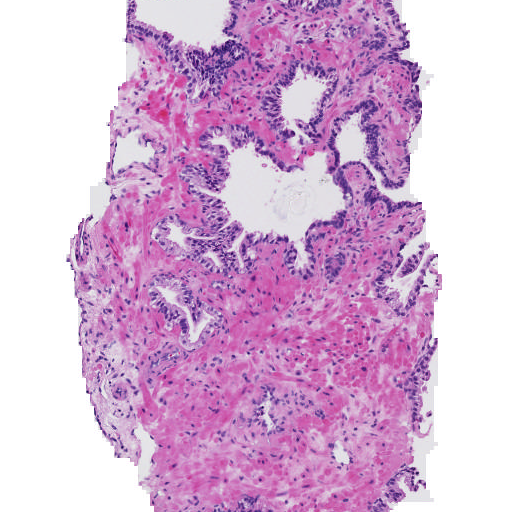
#> input picture images/0+0/03cbe5d39233a65cd7f64a81094ccc54_p_0.tiff, 512 x 512 px
$ jupyter execute segment_ycc_jupyter.ipynb   (shell and % lines are left out)
#> lines starting #> are read from the running program, lines starting #| are printed output that depends on the picture; after the words box and inside, x2 and y2 are one past the last pixel; in counts of white or black regions, pixels touching at a corner belong together
#> further down, image is the input picture: shape (512, 512, 3); mean B, G, R 214.4, 180.1, 215.7
[cell 1]
# Import statements

import cv2 as cv
import numpy as np
from matplotlib import pyplot as plt

[cell 2]
# Inline matplotlib to show

[cell 3]
# Define ranges

RANGE = 25
CYTOPLASM_RANGE = 10

LUMEN_RED = 210 #105
LUMEN_GREEN = 110 #105
LUMEN_BLUE = 110 #205

CYTOPLASM_RED = 150 # 195.180.210
CYTOPLASM_GREEN = 150  #  (108, 140, 173);
CYTOPLASM_BLUE = 150 # (144, 147, 163);

NUCLEUS_RED = 100
NUCLEUS_GREEN = 100
NUCLEUS_BLUE = 130

LUMEN_LOW_RANGE = np.array([LUMEN_RED - RANGE, LUMEN_GREEN - RANGE, LUMEN_BLUE - RANGE], np.uint8)
LUMEN_HIGH_RANGE = np.array([LUMEN_RED + RANGE, LUMEN_GREEN + RANGE, LUMEN_BLUE + RANGE], np.uint8)

CYTOPLASM_LOW_RANGE = np.array([CYTOPLASM_RED - 25, CYTOPLASM_GREEN - 50, CYTOPLASM_BLUE - CYTOPLASM_RANGE])
CYTOPLASM_HIGH_RANGE = np.array([CYTOPLASM_RED + 25, CYTOPLASM_GREEN + 50, CYTOPLASM_BLUE + CYTOPLASM_RANGE])

NUCLEUS_LOW_RANGE = np.array([NUCLEUS_RED - 70, NUCLEUS_GREEN - 80, NUCLEUS_BLUE - 70])
NUCLEUS_HIGH_RANGE = np.array([NUCLEUS_RED + 70, NUCLEUS_GREEN + 80, NUCLEUS_BLUE + 60])

[cell 4]
# Apply the masks

def apply_mask(imageYCC, image):
    cv.imshow("image1", imageYCC)
    imageYCC = cv.dilate(imageYCC, kernel = (5,5), iterations = 1)
    imageYCC = cv.dilate(imageYCC, kernel = (5,5), iterations = 1)
    cv.imshow("image", imageYCC)
    LUMEN_MASK = cv.inRange(imageYCC, LUMEN_LOW_RANGE, LUMEN_HIGH_RANGE)
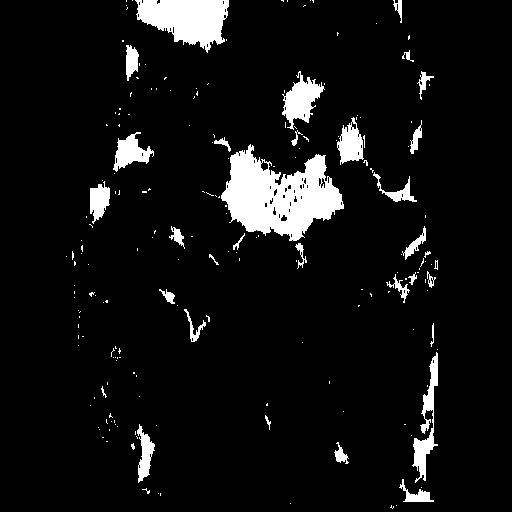
#> LUMEN_MASK: shape (512, 512); 7% white; 196 white regions (163 under 20 px), largest, box (x1, y1, x2, y2) and area: (221, 144, 344, 241) 6740, (135, 0, 229, 53) 3184, (282, 71, 325, 130) 1179
    CYTOPLASM_MASK = cv.inRange(imageYCC, CYTOPLASM_LOW_RANGE, CYTOPLASM_HIGH_RANGE)
#> CYTOPLASM_MASK: shape (512, 512); 30.2% white; 784 white regions (701 under 20 px), largest, box (x1, y1, x2, y2) and area: (75, 0, 438, 512) 71287, (271, 0, 336, 38) 827, (91, 314, 116, 349) 302
    NUCLEUS_MASK = cv.inRange(imageYCC, NUCLEUS_LOW_RANGE, NUCLEUS_HIGH_RANGE)
#> NUCLEUS_MASK: shape (512, 512); 32.2% white; 316 white regions (265 under 20 px), largest, box (x1, y1, x2, y2) and area: (75, 0, 438, 512) 79774, (75, 217, 93, 266) 396, (398, 256, 420, 278) 216

    LUMEN_MASK = LUMEN_MASK + NUCLEUS_MASK + CYTOPLASM_MASK

    result = cv.bitwise_and(imageYCC, imageYCC, mask=LUMEN_MASK)

    result = image.copy()
    result[LUMEN_MASK == 255] = [255,255,255]
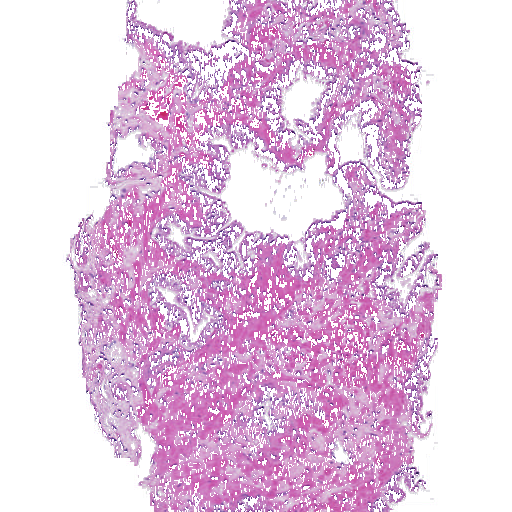
#> result: shape (512, 512, 3); 19.29% of pixels changed, all inside (x1, y1, x2, y2) = (66, 0, 442, 512)
    result[NUCLEUS_MASK == 255] = [255,255,255]
    result[CYTOPLASM_MASK == 255] = [255,105,180]

    result = cv.cvtColor(result, cv.COLOR_YCR_CB2BGR)
    return result

[cell 5]
# driver code

image = cv.imread("images/0+0/03cbe5d39233a65cd7f64a81094ccc54_p_0.tiff")

imageYCC = cv.cvtColor(image, cv.COLOR_BGR2YCR_CB)
hsv = cv.cvtColor(image, cv.COLOR_BGR2HSV)
result = apply_mask(imageYCC, image)
img = result.copy()
plt.imshow(np.hstack([imageYCC,image, result]))
plt.show()

[cell 6]
# Define ranges and thresholds

NUCLEUS_RED = 100
NUCLEUS_GREEN = 100
NUCLEUS_BLUE = 130

NUCLEUS_THRESHOLD = [90,255,cv.THRESH_BINARY]

NUCLEUS_LOW_RANGE = np.array([NUCLEUS_RED - 70, NUCLEUS_GREEN - 80, NUCLEUS_BLUE - 70])
NUCLEUS_HIGH_RANGE = np.array([NUCLEUS_RED + 70, NUCLEUS_GREEN + 80, NUCLEUS_BLUE + 60])

[cell 7]
# Conversion

img_gray = cv.cvtColor(img, cv.COLOR_BGR2GRAY)
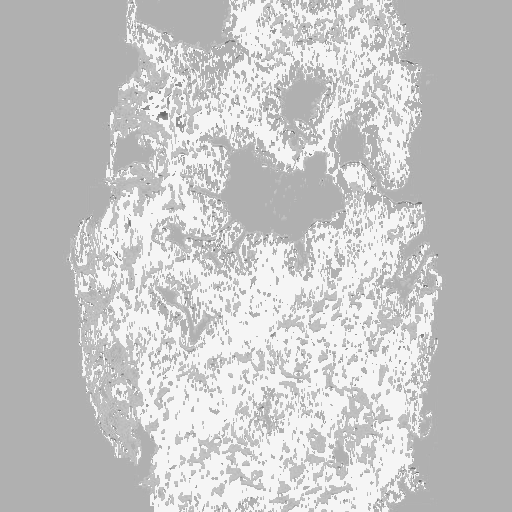
#> img_gray: shape (512, 512); min 102, max 245, mean 198.9
ret, th = cv.threshold(img_gray, 0, 255, cv.THRESH_BINARY + cv.THRESH_OTSU)
#> ret = 211
new_th = th.copy()
plt.imshow(th)
plt.show()

[cell 8]
# Apply dilations and erosions

kernel = np.ones((3,3), dtype = np.uint8)
dilated_th1 = cv.dilate(th, kernel, iterations = 4)
#> dilated_th1: shape (512, 512); 58.7% white; 59 black regions (42 under 20 px), largest, box (x1, y1, x2, y2) and area: (0, 0, 153, 512) 51822, (390, 0, 512, 512) 44687, (223, 149, 341, 239) 6096
eroded_th = cv.erode(dilated_th1, kernel, iterations=5)
#> eroded_th: shape (512, 512); 49.6% white; 7 white regions (2 under 20 px)
plt.imshow(eroded_th)
plt.imsave("generated/threshold.png", th)
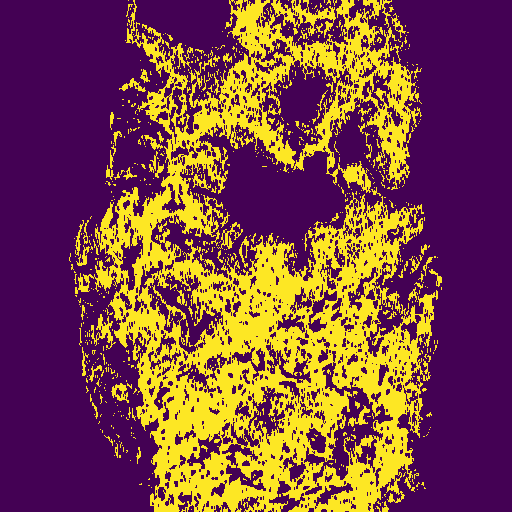
#> saved as threshold.png: shape (512, 512, 3); mean R, G, B 123.9, 70.5, 69.5
plt.show()

[cell 9]
# Further processing
# Sorting contours according to the contour size, and applying masks

contours, _ = cv.findContours(eroded_th, cv.RETR_EXTERNAL, cv.CHAIN_APPROX_NONE)[-2:]
#> contours = 7 contours, 3 with area under 20; largest, box (x1, y1, x2, y2) and area: (70, 0, 441, 512) 145552, (107, 132, 136, 185) 274, (103, 428, 127, 457) 146, (141, 179, 150, 184) 32
contours = sorted(contours, key=cv.contourArea, reverse=True)
contour = contours[0]
#> contour = contour of 2412 points, box (x1, y1, x2, y2) (70, 0, 441, 512), area 145552

mask_img = np.zeros(eroded_th.shape, dtype = np.uint8)
cv.drawContours(mask_img, contours, 0, 255, -1)
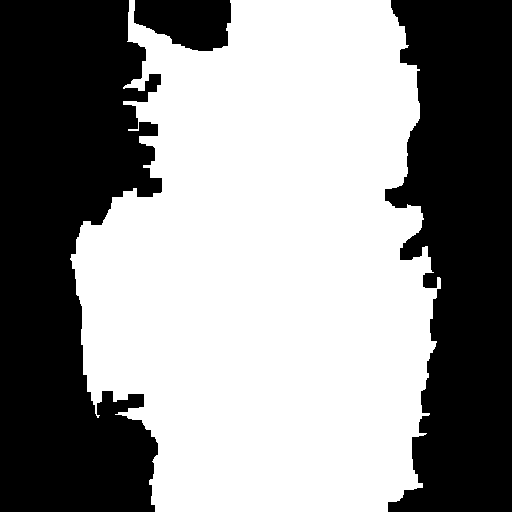
#> mask_img: shape (512, 512); 56% white; 3 black regions, box (x1, y1, x2, y2) and area: (0, 0, 162, 512) 61975, (385, 0, 512, 512) 49524, (134, 0, 231, 51) 3886

plt.imshow(mask_img)
plt.show()

[cell 10]
# Bitwise operations to separate all contours from the image

new_eroded = cv.bitwise_not(eroded_th)
#> new_eroded: shape (512, 512); 50.4% white; 7 black regions (2 under 20 px), largest, box (x1, y1, x2, y2) and area: (70, 0, 441, 512) 129313, (107, 132, 136, 185) 365, (103, 428, 127, 457) 188, (141, 179, 150, 184) 45, (131, 452, 140, 460) 26
cnts = cv.bitwise_and(new_eroded, mask_img)
#> cnts: shape (512, 512); 6.7% white; 20 white regions
plt.imshow(cnts)
plt.imsave("generated/all_contours.png", cnts)
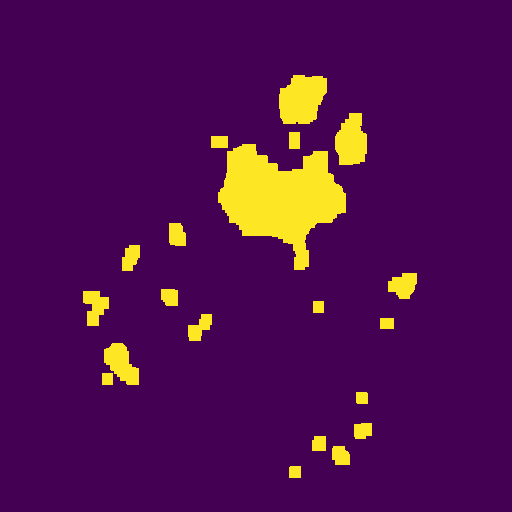
#> saved as all_contours.png: shape (512, 512, 3); mean R, G, B 80.3, 16.3, 80.8
plt.show()

[cell 11]
# Finding contours and generating bounding boxes

contours, _ = cv.findContours(cnts, cv.RETR_EXTERNAL, cv.CHAIN_APPROX_NONE)[-2:]
#> contours = 20 contours; largest, box (x1, y1, x2, y2) and area: (218, 144, 346, 270) 8770, (279, 75, 327, 124) 1785, (335, 113, 367, 165) 1209, (104, 343, 139, 385) 846, (83, 291, 109, 326) 529
contours = sorted(contours, key=cv.contourArea, reverse=True)

bbs = [cv.boundingRect(c) for c in contours]
#> bbs = 20 items, first 6: (218, 144, 128, 126), (279, 75, 48, 49), (335, 113, 32, 52), (104, 343, 35, 42), (83, 291, 26, 35), (388, 273, 29, 26)
bbs_new = np.asarray([[bb[0], bb[1], bb[2] + bb[0] - 1, bb[3] + bb[1] - 1] for bb in bbs])
#> bbs_new = 20 rows, first 6: [218, 144, 345, 269], [279, 75, 326, 123], [335, 113, 366, 164], [104, 343, 138, 384], [83, 291, 108, 325], [388, 273, 416, 298]
x1 = min(bbs_new[:, [0]].flatten())
#> x1 = 83
y1 = min(bbs_new[:, [1]].flatten())
#> y1 = 75
x2 = max(bbs_new[:, [2]].flatten())
#> x2 = 416
y2 = max(bbs_new[:, [3]].flatten())
#> y2 = 477

[cell 12]
# Adding a new image to draw contours

new_img = np.ones((cnts.shape[0], cnts.shape[1], 3), dtype=np.uint8) * 255
cv.drawContours(new_img, contours, -1, (0, 255, 0), -1)
plt.imshow(np.hstack([img, new_img]))
plt.show()
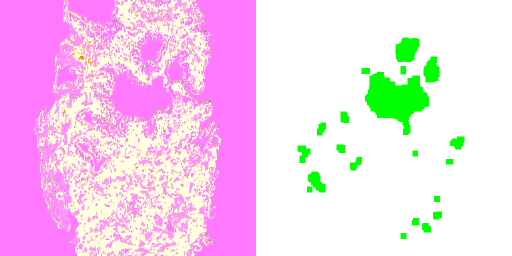
#> shown: shape (512, 1024, 3) (shown at 1/2 size); mean R, G, B 246, 211.1, 239.2

[cell 13]
# Generating individual masks for the contours

masks = []

for c in contours:
    M = cv.moments(c)
    cX = int(M["m10"] / M["m00"])
    cY = int(M["m01"] / M["m00"])
    h,w = th.shape[:2]
    mask1 = np.zeros((h + 2, w + 2), dtype = np.uint8)
    cv.floodFill(th, mask1, (cX,cY), 255)

    cmask = np.zeros((h, w), dtype = np.uint8)
    cv.drawContours(cmask, [c], -1, 255, -1)
    cmask = cv.dilate(cmask, kernel, iterations = 3)
    cmask2 = cv.copyMakeBorder(cmask, 1, 1, 1, 1, cv.BORDER_CONSTANT, value = 0)
    cmask3 = cv.bitwise_and(cmask2, mask1)
    masks.append(cmask3.copy())
    plt.imshow(cmask3)
    plt.show()
#> this loop made 20 passes
#> (cX, cY) on passes 1 to 8: (279, 197), (301, 98), (351, 140), (120, 363), (94, 305), (403, 284), (199, 327), (130, 257)
#> cmask: shape (512, 512); 0.12% white; 1 white region, box (x1, y1, x2, y2) and area: (310, 298, 327, 316) 306
#> cmask2: shape (514, 514); 0.12% white; 1 white region, box (x1, y1, x2, y2) and area: (311, 299, 328, 317) 306
#> cmask3: shape (514, 514); values 0 (black) and 1 (white), 0.06% white; 1 white region, box (x1, y1, x2, y2) and area: (311, 299, 328, 317) 156
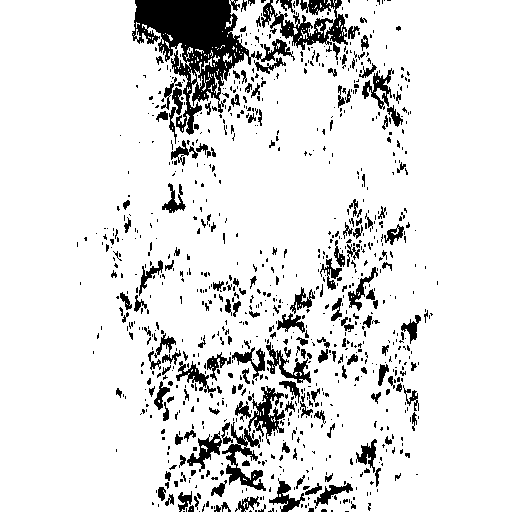
#> th: shape (512, 512); 88.4% white; 932 black regions (739 under 20 px), largest, box (x1, y1, x2, y2) and area: (132, 0, 295, 135) 7296, (261, 0, 348, 50) 1837, (222, 422, 266, 491) 1011
#> after the loop, masks = 20 items

[cell 14]
# Bitwise or for the respective contours, and marking those to the scale of original image


nimg = masks[0]
for i in range(1, len(masks)):
    nimg = cv.bitwise_or(nimg, masks[i])
#> this loop made 19 passes
#> nimg: shape (514, 514); values 0 (black) and 1 (white), 8.4% white; 28 white regions (9 under 20 px), largest, box (x1, y1, x2, y2) and area: (209, 134, 350, 274) 10096, (277, 73, 331, 128) 2246, (333, 111, 371, 169) 1831
nimg = nimg[1:-1, 1:-1] * 255
#> nimg: shape (512, 512); 8.5% white; 28 white regions (9 under 20 px), largest, box (x1, y1, x2, y2) and area: (208, 133, 349, 273) 10096, (276, 72, 330, 127) 2246, (332, 110, 370, 168) 1831
plt.imshow(nimg)
plt.imsave("generated/all_contours_mask.png", nimg)
plt.show()
nimg = cv.cvtColor(nimg, cv.COLOR_GRAY2BGR)
plt.imsave("generated/all_contours_mask_gray.png", nimg)
plt.imshow(np.hstack([img, nimg]))
plt.show()
plt.imshow(np.hstack(masks))
plt.show()
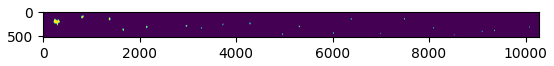
#> figure drawn by matplotlib, 1 panel

[cell 15]
# Function intended to create scaled images for contours

def create_images(c):
    h,w = th.shape[:2]
    cmask = np.zeros((h, w), dtype = np.uint8)
    cv.drawContours(cmask, [c], -1, 255, -1)
    dc_mask = cv.dilate(cmask, kernel, iterations = 7)
    final_mask = cv.bitwise_xor(cmask, dc_mask)
    return final_mask

[cell 16]
# Threshold for percentage area of surrounding nucleus

HSV_THRESHOLD = 180

[cell 17]
# Filtering contours according to the amount of nucleus surrounding them

final = []
for c in contours:
    points = []
    mask = create_images(c)

    points = hsv[mask == 255]
    count = 0
    for point in points:
        if point[2] < HSV_THRESHOLD:
            count += 1
    if (count/ len(points)) * 100 > 30:
        final.append(c)
#> this loop made 20 passes
#> pass 2, in create_images (call 2), `final_mask = cv.bitwise_xor(cmask, dc_mask)`:
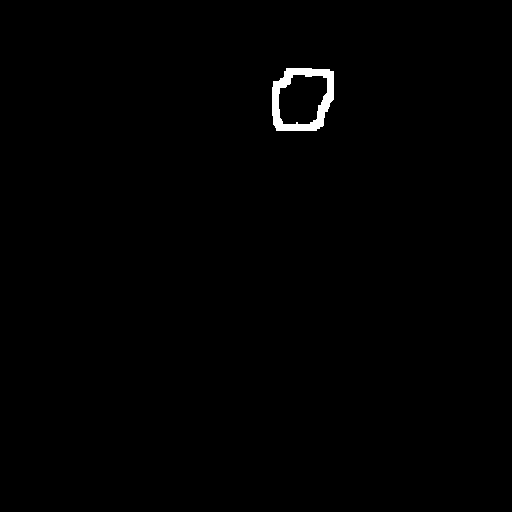
#> final_mask: shape (512, 512); 0.6% white; 1 white region
#> after the loop, final = 5 contours; box (x1, y1, x2, y2) and area: (218, 144, 346, 270) 8770, (279, 75, 327, 124) 1785, (335, 113, 367, 165) 1209, (388, 273, 417, 299) 508, (188, 314, 212, 341) 341

[cell 18]
# Generating masks using the final contours

masks = []
for c in final:
    M = cv.moments(c)
    cX = int(M["m10"] / M["m00"])
    cY = int(M["m01"] / M["m00"])
    h,w = th.shape[:2]
    mask1 = np.zeros((h + 2, w + 2), dtype = np.uint8)
    cv.floodFill(th, mask1, (cX,cY), 255)

    cmask = np.zeros((h, w), dtype = np.uint8)
    cv.drawContours(cmask, [c], -1, 255, -1)
    cmask = cv.dilate(cmask, kernel, iterations = 3)
    cmask2 = cv.copyMakeBorder(cmask, 1, 1, 1, 1, cv.BORDER_CONSTANT, value = 0)
    cmask3 = cv.bitwise_and(cmask2, mask1)
    masks.append(cmask3.copy())
    plt.imshow(cmask3)
    plt.show()
#> this loop made 5 passes
#> after the loop, masks = 5 items

[cell 19]
# Bitwise operations on masks to apply them on original image

nimg = masks[0]
for i in range(1, len(masks)):
    nimg = cv.bitwise_or(nimg, masks[i])
#> this loop made 4 passes
nimg = nimg[1:-1, 1:-1] * 255
plt.imshow(nimg)
plt.show()
nimg = cv.cvtColor(nimg, cv.COLOR_GRAY2BGR)
plt.imshow(np.hstack([img, nimg]))
plt.imsave("generated/result.png", nimg)
plt.show()
